Frame 1 (no input): blank canvas, image omitted
Frame 60 (the mouse pressed at the canvas centre just before this capture): blank canvas, image omitted
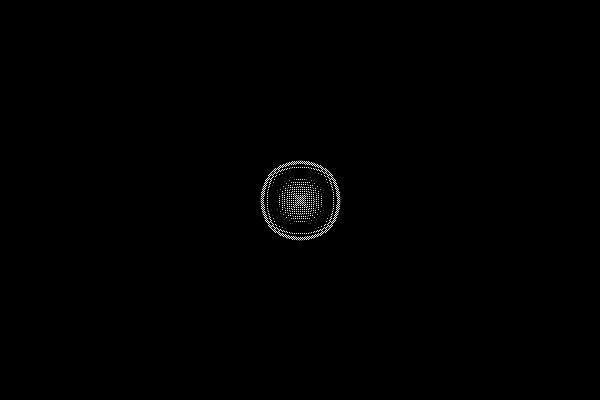
Frame 120 (the mouse held since frame 60 and released just before this capture)

The Processing sketch whose frames 1 and 60 were blank and that drew this single picture after the mouse press (run headless with seeded random() and noise(); from frame 60 on, the mouse is pressed at the canvas centre):

// Processing sketch: water_ripples_it_finally
// ── water_ripples_it_finally.pde
//source: https://www.youtube.com/watch?v=BZUdGqeOD0w
//the dan sherman guy is crazy good
//when he explains stuff, it makes sense, but when you try to explain it, you can't.

//DIRECTIONS: click or drag mouse. water ripple effect.
//NOTE: program loses it if you click or drag mouse off screen.

int cols = 200;
int rows = 200;
float [][] current;   //array#1 holds current state, can be any word
float [][] previous;  //array#2 hold state from previous frame, can be any word

float dampening = 0.98; //ripple intensity (pick a number between 0 & 1)
                        //example: .9 = small, .999 = very large

void setup () {
  size(600,400);      //canvas size
  cols = width;
  rows = height;
current = new float[cols][rows];    //this is in setup so...
previous = new float[cols][rows];   //when you change the window size,
                                    //the 2-dimensional arrays also change.
}

void mousePressed() {
  current[mouseX][mouseY] = 255;     //ripple color is white
}                                    
void mouseDragged() {
  current[mouseX][mouseY] = 255;     
}

void draw () {
  background(0);          //background is black
  loadPixels();
  for (int i = 1; i < cols-1; i++) {    // a method for looping through every non-edge element.
    for (int j = 1; j < rows-1; j++) {  // same thing, excpet for j now.
      
      current[i][j] = (              //basically current[i][j] is...
        previous [i-1][j] +          //...a function of the previous[i][j].
        previous [i+1][j] +          
        previous [i][j-1] +         // "add all the things around previous, then...
        previous [i][j+1]) / 2 -    // ...subtract current value." 
        current [i][j];
        
     current[i][j] = current[i][j] * dampening;
     
     int index = i + j * cols;                   //"pixels are stored in a one dimensional array, but
     pixels[index] = color(current[i][j]*255);   //...we're looping through this two dimensional array,
  }                                              //...so find the right location in the one dimensional array,
}                                                //...and give me a color = current[i][j] value.

updatePixels();           //use value of current[i][j] to be pixel color

float [][] temp = previous;  //this is an algorithm to swap stuff around
previous = current;
current = temp;
}
